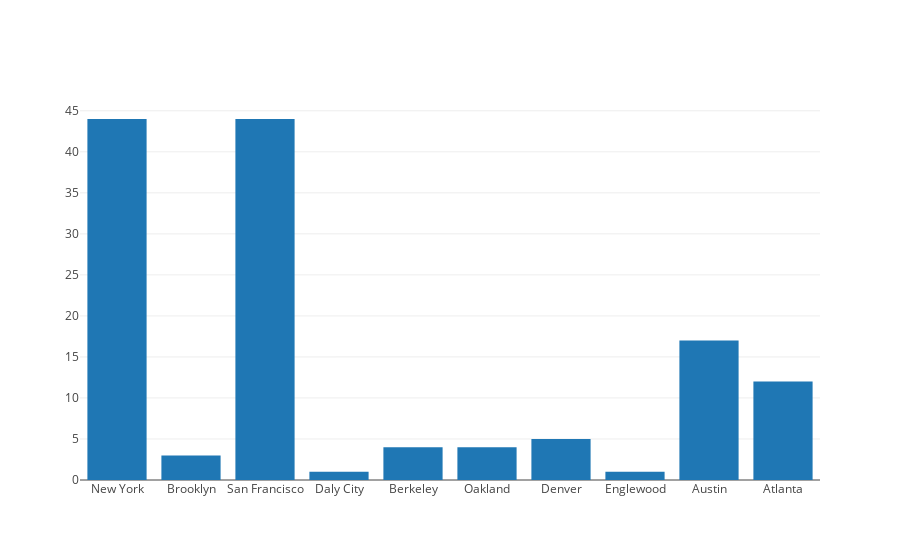

The notebook cell this image was saved under:
### Code cell
import plotly
from plotly.offline import iplot, init_notebook_mode
from plotly import tools
import plotly.graph_objs as go
init_notebook_mode(connected=True)

trace = {'type': 'bar', 'x': list(active_cities_dict.keys()), 'y': active_group_count_list}

plotly.offline.iplot({'data': [trace]})

### Figure 1 — Plotly figure (JSON) as saved in the notebook; plotly's stock layout.template omitted (floating-point values rounded to 4 significant figures)
{"data": [{"type": "bar", "x": ["New York", "Brooklyn", "San Francisco", "Daly City", "Berkeley", "Oakland", "Denver", "Englewood", "Austin", "Atlanta"], "y": [44, 3, 44, 1, 4, 4, 5, 1, 17, 12]}], "layout": {}}
